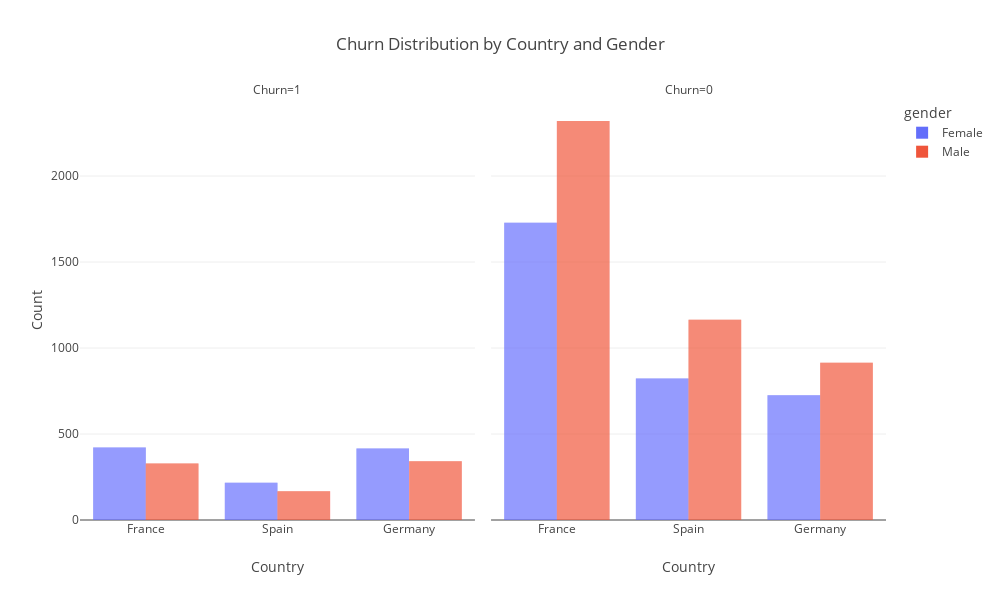

Notebook cell for this chart:
### Code cell
fig = px.bar(
    df,
    x='country',
    color='gender',
    facet_col='churn',  
    title="Churn Distribution by Country and Gender",
    labels={'country': 'Country', 'count': 'Count', 'churn': 'Churn'},
    barmode='group',                 
    opacity=1.0                       
)
fig.update_traces(marker_line_width=0)
fig.update_layout(
    template=None,
    title_x=0.5,
    height=600,
    width=1000
)

fig.show()

### Figure 1 — Plotly figure (JSON) as saved in the notebook; plotly's stock layout.template omitted (floating-point values rounded to 4 significant figures; data arrays with more than 128 entries replaced by an {"elided": "..."} marker saying what was removed)
{"data": [{"alignmentgroup": "True", "hovertemplate": "gender=Female<br>Churn=1<br>Country=%{x}<br>Count=%{y}<extra></extra>", "legendgroup": "Female", "marker": {"color": "#636efa", "line": {"width": 0}, "opacity": 1, "pattern": {"shape": ""}}, "name": "Female", "offsetgroup": "Female", "orientation": "v", "showlegend": true, "textposition": "auto", "type": "bar", "x": {"elided": "1054 str values"}, "xaxis": "x", "y": {"elided": "1054 int values"}, "yaxis": "y"}, {"alignmentgroup": "True", "hovertemplate": "gender=Female<br>Churn=0<br>Country=%{x}<br>Count=%{y}<extra></extra>", "legendgroup": "Female", "marker": {"color": "#636efa", "line": {"width": 0}, "opacity": 1, "pattern": {"shape": ""}}, "name": "Female", "offsetgroup": "Female", "orientation": "v", "showlegend": false, "textposition": "auto", "type": "bar", "x": {"elided": "3278 str values"}, "xaxis": "x2", "y": {"elided": "3278 int values"}, "yaxis": "y2"}, {"alignmentgroup": "True", "hovertemplate": "gender=Male<br>Churn=1<br>Country=%{x}<br>Count=%{y}<extra></extra>", "legendgroup": "Male", "marker": {"color": "#EF553B", "line": {"width": 0}, "opacity": 1, "pattern": {"shape": ""}}, "name": "Male", "offsetgroup": "Male", "orientation": "v", "showlegend": true, "textposition": "auto", "type": "bar", "x": {"elided": "837 str values"}, "xaxis": "x", "y": {"elided": "837 int values"}, "yaxis": "y"}, {"alignmentgroup": "True", "hovertemplate": "gender=Male<br>Churn=0<br>Country=%{x}<br>Count=%{y}<extra></extra>", "legendgroup": "Male", "marker": {"color": "#EF553B", "line": {"width": 0}, "opacity": 1, "pattern": {"shape": ""}}, "name": "Male", "offsetgroup": "Male", "orientation": "v", "showlegend": false, "textposition": "auto", "type": "bar", "x": {"elided": "4399 str values"}, "xaxis": "x2", "y": {"elided": "4399 int values"}, "yaxis": "y2"}], "layout": {"annotations": [{"font": {}, "showarrow": false, "text": "Churn=1", "x": 0.245, "xanchor": "center", "xref": "paper", "y": 1, "yanchor": "bottom", "yref": "paper"}, {"font": {}, "showarrow": false, "text": "Churn=0", "x": 0.755, "xanchor": "center", "xref": "paper", "y": 1, "yanchor": "bottom", "yref": "paper"}], "barmode": "group", "height": 600, "legend": {"title": {"text": "gender"}, "tracegroupgap": 0}, "title": {"text": "Churn Distribution by Country and Gender", "x": 0.5}, "width": 1000, "xaxis": {"anchor": "y", "domain": [0, 0.49], "title": {"text": "Country"}}, "xaxis2": {"anchor": "y2", "domain": [0.51, 1], "matches": "x", "title": {"text": "Country"}}, "yaxis": {"anchor": "x", "domain": [0, 1], "title": {"text": "Count"}}, "yaxis2": {"anchor": "x2", "domain": [0, 1], "matches": "y", "showticklabels": false}}}
